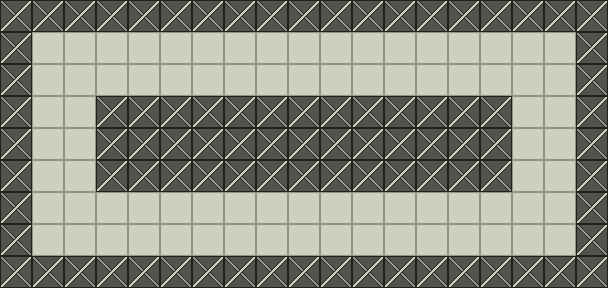

A 2D game scene composited from a Tiled map and its tileset images. What follows is a short description and the map's XML, with every tile layer's data as written:
An orthogonal 19x9 tile map with 32x32 px tiles, 1 tile layer (Tile Layer).

<map version="1.0" orientation="orthogonal" renderorder="right-down" width="19" height="9" tilewidth="32" tileheight="32" infinite="0" backgroundcolor="#8f9389" nextlayerid="3" nextobjectid="512">
<tileset firstgid="1" name="tileset" tilewidth="32" tileheight="32" tilecount="1024" columns="5">
<image source="../tileset.png" width="160" height="160" />
</tileset>
<layer id="1" name="Tile Layer" width="19" height="9">
<data encoding="csv">
2,2,2,2,2,2,2,2,2,2,2,2,2,2,2,2,2,2,2,
2,1,1,1,1,1,1,1,1,1,1,1,1,1,1,1,1,1,2,
2,1,1,1,1,1,1,1,1,1,1,1,1,1,1,1,1,1,2,
2,1,1,2,2,2,2,2,2,2,2,2,2,2,2,2,1,1,2,
2,1,1,2,2,2,2,2,2,2,2,2,2,2,2,2,1,1,2,
2,1,1,2,2,2,2,2,2,2,2,2,2,2,2,2,1,1,2,
2,1,1,1,1,1,1,1,1,1,1,1,1,1,1,1,1,1,2,
2,1,1,1,1,1,1,1,1,1,1,1,1,1,1,1,1,1,2,
2,2,2,2,2,2,2,2,2,2,2,2,2,2,2,2,2,2,2
</data>
</layer>
<objectgroup id="2" name="Object Layer">
</objectgroup>
</map>
